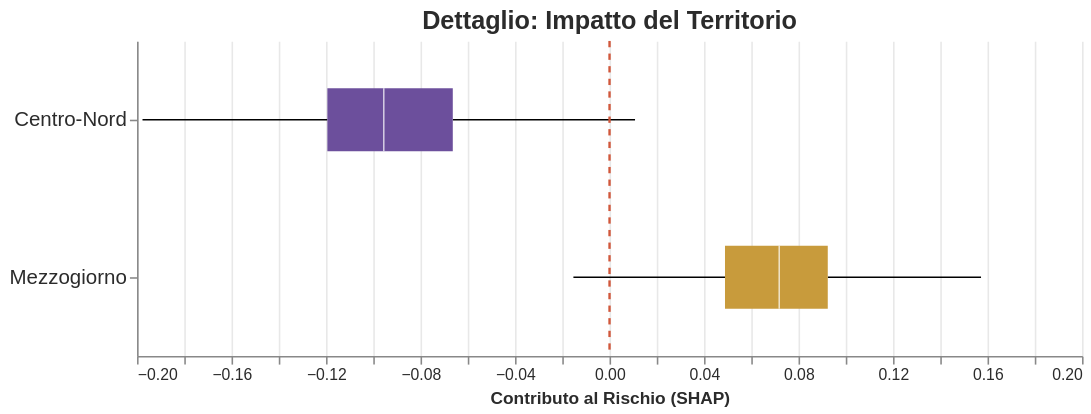

Here is the Vega-Lite specification saved for this chart:
### Vega-Lite specification from a JSON file in a GitHub repository (floating-point values rounded to 4 significant figures; data arrays with more than 128 entries replaced by an {"elided": "..."} marker saying what was removed)
{"config": {"view": {"continuousWidth": 300, "continuousHeight": 300, "strokeWidth": 0}}, "layer": [{"data": {"name": "data-852066e210247768c65adb18d834b51c"}, "mark": {"type": "boxplot", "extent": 1.5, "outliers": false, "size": 40}, "encoding": {"color": {"field": "Territorio_Filtro", "legend": null, "scale": {"domain": ["Centro-Nord", "Mezzogiorno"], "range": ["#6C4F9C", "#C89B3C"]}, "type": "nominal"}, "x": {"axis": {"gridColor": "#e8e8e8", "labelColor": "#2b2b2b", "titleColor": "#2b2b2b"}, "field": "MEZZOGIORNO_SHAP", "title": "Contributo al Rischio (SHAP)", "type": "quantitative"}, "y": {"axis": {"labelColor": "#2b2b2b", "labelFontSize": 13, "titleColor": "#2b2b2b"}, "field": "Territorio_Filtro", "title": null, "type": "nominal"}}}, {"data": {"name": "data-d285a7403ed98ae579761d64a864032b"}, "mark": {"type": "rule", "color": "#D1573B", "size": 1.5, "strokeDash": [4, 4]}, "encoding": {"x": {"field": "x", "type": "quantitative"}}}], "height": 200, "title": {"text": "Dettaglio: Impatto del Territorio", "color": "#2b2b2b", "fontSize": 16}, "width": 600, "$schema": "https://vega.github.io/schema/vega-lite/v5.20.1.json", "datasets": {"data-852066e210247768c65adb18d834b51c": {"elided": "3000 records"}, "data-d285a7403ed98ae579761d64a864032b": [{"x": 0}]}}
